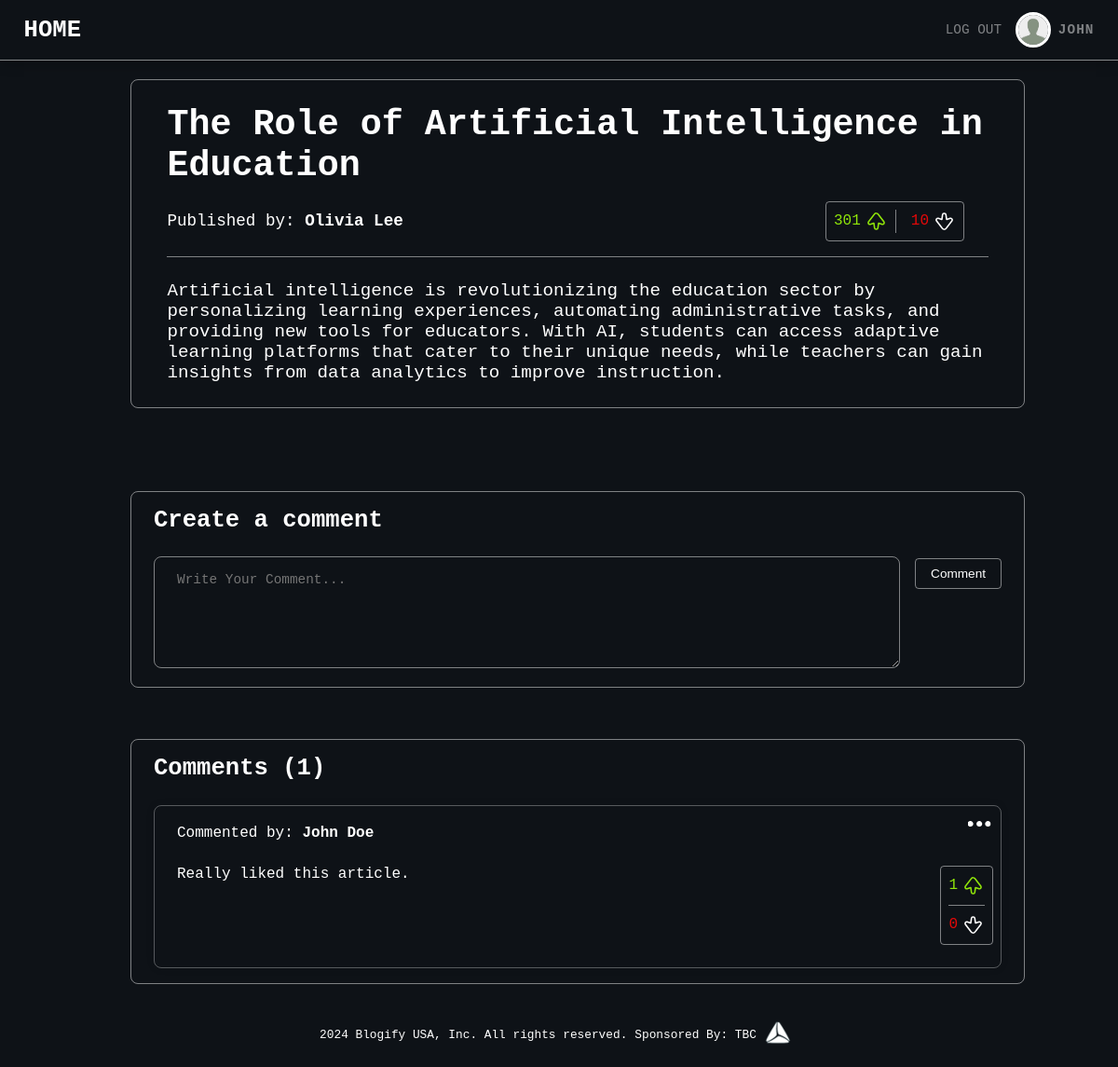
The page /blogs/23 (signed in) on the database its author committed.
### models.py (models this page shows, shortened)
class User(db.Model, UserMixin):
    id = db.Column(db.Integer, primary_key=True)
    name = db.Column(db.String, nullable=False)
    email = db.Column(db.String, nullable=False, unique=True)
    password = db.Column(db.String, nullable=False)
    image = db.Column(db.String, nullable=False)
    role = db.Column(db.String, nullable=False, default="user")

class Blog(db.Model):
    id = db.Column(db.Integer, primary_key=True)
    name = db.Column(db.String, nullable=False)
    description = db.Column(db.String, nullable=False)
    article = db.Column(db.String, nullable=False)
    user = db.Column(db.Integer, nullable=False)
    likes = db.Column(db.Integer, nullable=False)
    dislikes = db.Column(db.Integer, nullable=False)

class Comment(db.Model):
    id = db.Column(db.Integer, primary_key=True)
    user = db.Column(db.Integer, nullable=False)
    user_name = db.Column(db.String, nullable=False)
    blog = db.Column(db.Integer, nullable=False)
    comment_content = db.Column(db.String, nullable=False)
    likes = db.Column(db.Integer, nullable=False)
    dislikes = db.Column(db.Integer, nullable=False)

### routes.py (the view)
@app.route("/blogs/<id>")
def renderBlog(id):
    blog = Blog.query.get(id)
    if not blog:
        return "<h1>404: Blog Not Found!</h1>"
    user = User.query.get(blog.user)
    comments = Comment.query.filter(Comment.blog == blog.id).all()
    form = CommentForm()
    update_form = UpdateCommentForm()
    up_vote = []
    down_vote = []
    if current_user.is_authenticated:
        up_vote = Up_votes.query.filter(
            and_(Up_votes.user == current_user.id, Up_votes.blog == id)
        ).first()
        down_vote = Down_votes.query.filter(
            and_(Down_votes.user == current_user.id, Down_votes.blog == id)
        ).first()
    comments_interactions = {"likes": [], "dislikes": []}
    comments_ids = {"likes": [], "dislikes": []}
    if current_user.is_authenticated:
        comments_interactions["likes"] = Comment_Up_Votes.query.filter(
            and_(
                Comment_Up_Votes.user == current_user.id,
                Comment_Up_Votes.comment.in_([comment.id for comment in comments]),
            )
        ).all()
        comments_interactions["dislikes"] = Comment_Down_Votes.query.filter(
            and_(
                Comment_Down_Votes.user == current_user.id,
                Comment_Down_Votes.comment.in_([comment.id for comment in comments]),
            )
        ).all()
    comments_ids["likes"] = [
        interaction.comment for interaction in comments_interactions["likes"]
    ]
    comments_ids["dislikes"] = [
        interaction.comment for interaction in comments_interactions["dislikes"]
    ]
    return render_template(
        "blogpage.html",
        blog=blog,
        user=user,
        upvote=up_vote,
        downvote=down_vote,
        form=form,
        comments=comments,
        update_comment_form=update_form,
        comm_length=len(comments),
        disliked_comments=comments_ids["dislikes"],
        liked_comments=comments_ids["likes"],
    )

### forms.py
class CommentForm(FlaskForm):
    comment = TextAreaField(
        "Write Your Comment...",
        validators=[
            DataRequired("Comment must have a text in it!"),
            Length(min=2, max=10000),
        ],
    )
    submit = SubmitField("Comment")

class UpdateCommentForm(FlaskForm):
    comment = TextAreaField(
        "Write Your Comment...",
        validators=[
            DataRequired("You have to update your comment."),
            Length(min=2, max=10000),
        ],
    )
    submit = SubmitField("Update Comment")

### models.py (called while the page is built)
@login_manager.user_loader
def load_user(user_id):
    return User.query.get(user_id)

### templates/blogpage.html (shortened to what this page needs)
{% extends "base.html" %} {% block content %}
<main class="blog" id="blog-{{blog.id}}">
	<div class="blog__wrapper">
		<div class="blog__header-main">
			<h1 class="heading-primary blog__name">{{blog.name}}</h1>
			<div class="blog__info">
				<p class="blog__published">
					Published by: <a href="/user/{{ user.id }}" class="blog__user-name">{{ user.name }}</a>
				</p>
				<div class="blog__interactions">
					<div class="blog__likes">
						<span>{{blog.likes}}</span>
						<a href="/blogs/{{blog.id}}/upvote">
							<svg
								width="25"
								height="25"
								viewBox="0 0 24 24"
								xmlns="http://www.w3.org/2000/svg"
								class="btn__upvote {% if upvote %} svg__active--green{%endif%}"
								fill="#000"
							>
								<path
									d="M9.456 4.216l-5.985 7.851c-.456.637-.583 1.402-.371 2.108l.052.155a2.384 2.384 0 002.916 1.443l2.876-.864.578 4.042a2.384 2.384 0 002.36 2.047h.234l.161-.006a2.384 2.384 0 002.2-2.041l.576-4.042 2.877.864a2.384 2.384 0 002.625-3.668L14.63 4.33a3.268 3.268 0 00-5.174-.115zm3.57.613c.16.114.298.253.411.411l5.897 7.736a.884.884 0 01-.973 1.36l-3.563-1.069a.884.884 0 00-1.129.722l-.678 4.75a.884.884 0 01-.875.759h-.234a.884.884 0 01-.875-.76l-.679-4.75a.884.884 0 00-1.128-.72l-3.563 1.068a.884.884 0 01-.973-1.36L10.56 5.24a1.767 1.767 0 012.465-.41z"
									fill="#fff"
									fill-rule="evenodd"
								></path>
							</svg>
						</a>
					</div>
					<div class="blog__dislikes">
						<span>{{blog.dislikes}}</span>
						<a href="/blogs/{{blog.id}}/downvote">
							<svg
								width="25"
								height="25"
								viewBox="0 0 24 24"
								xmlns="http://www.w3.org/2000/svg"
								class="btn__downvote rotate-180 {% if downvote %} svg__active--red{%endif%}"
							>
								<path
									d="M9.456 4.216l-5.985 7.851c-.456.637-.583 1.402-.371 2.108l.052.155a2.384 2.384 0 002.916 1.443l2.876-.864.578 4.042a2.384 2.384 0 002.36 2.047h.234l.161-.006a2.384 2.384 0 002.2-2.041l.576-4.042 2.877.864a2.384 2.384 0 002.625-3.668L14.63 4.33a3.268 3.268 0 00-5.174-.115zm3.57.613c.16.114.298.253.411.411l5.897 7.736a.884.884 0 01-.973 1.36l-3.563-1.069a.884.884 0 00-1.129.722l-.678 4.75a.884.884 0 01-.875.759h-.234a.884.884 0 01-.875-.76l-.679-4.75a.884.884 0 00-1.128-.72l-3.563 1.068a.884.884 0 01-.973-1.36L10.56 5.24a1.767 1.767 0 012.465-.41z"
									fill="#fff"
									fill-rule="evenodd"
								></path>
							</svg>
						</a>
					</div>
				</div>
			</div>
		</div>
		<article class="blog__content">{% filter markdown %} {{blog.article | safe }} {% endfilter %}</article>
	</div>
	<form method="post" action="/blogs/{{blog.id}}/comment_create" class="comment__form">
		<h2 class="heading-secondary">Create a comment</h2>
		<div class="comment__wrapper">
			<div class="comment__input-box">
				{{form.comment(class="comment__input", placeholder=form.comment.label.text)}}
			</div>
			{{form.submit(class="btn btn--create-comment")}}
		</div>
	</form>
	<div class="comments">
		<h2 class="heading-secondary">Comments ({{comm_length}})</h2>
		{% if comments %} {% for comment in comments %}
		<div class="comment" id="comment-{{comment.id}}">
			<div class="comment__header">
				<p class="comment__published">
					Commented by:
					<a href="/user/{{ comment.user }}" class="comment__user-name">{{ comment.user_name }}</a>
				</p>
				{% if current_user.id == comment.user or current_user.role == "admin" %}
				<div class="comment__options-box">
					<img
						src="/static/images/three-dots-svgrepo-com.svg"
						class="comment__options-icon"
						alt="Image of the 3 Dots"
					/>
				</div>
				{% endif %}
			</div>
			<div class="comment__container">
				<article class="comment__content">
				</article>
				<div class="comment__interactions">
					<div class="comment__likes">
						<span>{{comment.likes}}</span>
						<a href="/comments/{{comment.id}}/upvote">
							<svg
								width="25"
								height="25"
								viewBox="0 0 24 24"
								xmlns="http://www.w3.org/2000/svg"
								class="btn__upvote {% if comment.id in liked_comments %} svg__active--green {%endif%}"
								fill="#000"
							>
								<path
									d="M9.456 4.216l-5.985 7.851c-.456.637-.583 1.402-.371 2.108l.052.155a2.384 2.384 0 002.916 1.443l2.876-.864.578 4.042a2.384 2.384 0 002.36 2.047h.234l.161-.006a2.384 2.384 0 002.2-2.041l.576-4.042 2.877.864a2.384 2.384 0 002.625-3.668L14.63 4.33a3.268 3.268 0 00-5.174-.115zm3.57.613c.16.114.298.253.411.411l5.897 7.736a.884.884 0 01-.973 1.36l-3.563-1.069a.884.884 0 00-1.129.722l-.678 4.75a.884.884 0 01-.875.759h-.234a.884.884 0 01-.875-.76l-.679-4.75a.884.884 0 00-1.128-.72l-3.563 1.068a.884.884 0 01-.973-1.36L10.56 5.24a1.767 1.767 0 012.465-.41z"
									fill="#fff"
									fill-rule="evenodd"
								></path>
							</svg>
						</a>
					</div>
					<div class="comment__dislikes">
						<span>{{comment.dislikes}}</span>
						<a href="/comments/{{comment.id}}/downvote">
							<svg
								width="25"
								height="25"
								viewBox="0 0 24 24"
								xmlns="http://www.w3.org/2000/svg"
								class="btn__downvote rotate-180 {% if comment.id in disliked_comments %} svg__active--red {%endif%}"
							>
								<path
									d="M9.456 4.216l-5.985 7.851c-.456.637-.583 1.402-.371 2.108l.052.155a2.384 2.384 0 002.916 1.443l2.876-.864.578 4.042a2.384 2.384 0 002.36 2.047h.234l.161-.006a2.384 2.384 0 002.2-2.041l.576-4.042 2.877.864a2.384 2.384 0 002.625-3.668L14.63 4.33a3.268 3.268 0 00-5.174-.115zm3.57.613c.16.114.298.253.411.411l5.897 7.736a.884.884 0 01-.973 1.36l-3.563-1.069a.884.884 0 00-1.129.722l-.678 4.75a.884.884 0 01-.875.759h-.234a.884.884 0 01-.875-.76l-.679-4.75a.884.884 0 00-1.128-.72l-3.563 1.068a.884.884 0 01-.973-1.36L10.56 5.24a1.767 1.767 0 012.465-.41z"
									fill="#fff"
									fill-rule="evenodd"
								></path>
							</svg>
						</a>
					</div>
				</div>
			</div>
		</div>
		{%endfor%} {% else %}
		<p class="comment__placeholder">There are no comments available for now.</p>
		{% endif %}
	</div>
</main>
{% endblock %}

### templates/_header.html
<header class="header">
	<h2 class="heading-secondary header__logo"><a href="/">HOME</a></h2>
	{% if current_user.is_authenticated %}
	<div class="header__user">
		<div class="header__user-logout">
			<a class="header__user-logout-link" href="/user/logout">Log Out</a>
		</div>
		<div class="header__user-img">
			<a class="header__user-link" href="/me">
				<img src="/static/images/users/{{current_user.image}}" alt="Image of the User" />
			</a>
		</div>
		<div class="header__user-content">
			<p class="header__user-name">{{current_user.name.split(' ')[0].upper()}}</p>
		</div>
	</div>
	{% else %}
	<div class="header__options">
		<a href="/login" class="btn-login">Log In</a>
		<a href="/signup" class="btn-signup">Sign Up</a>
	</div>
	{% endif %}
</header>

### rows shown on the page
User: image (placeholder picture), name.split "JOHN"
Blog: name "The Role of Artificial Intelligence in Education", likes "301", dislikes "10", article "Artificial intelligence is revolutionizing the education sector by personalizing learning experiences, automating administrative tasks, and providing new tools for educators. With AI, students can access adaptive learning platforms that cater to their unique needs, while teachers can gain insights from data analytics to improve instruction."
User: name "Olivia Lee"
Comment: user_name "John Doe", comment_content "Really liked this article.", likes "1", dislikes "0"

### other values the page prints
{{ comm_length }} "1"
